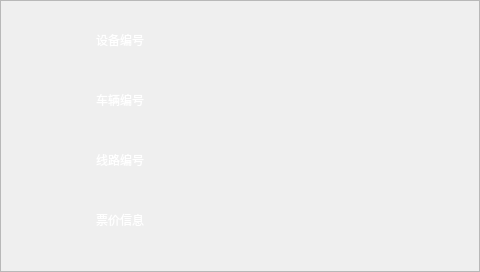
<?xml version="1.0" encoding="UTF-8"?>
<ui version="4.0">
 <class>posparamwidget</class>
 <widget class="QWidget" name="posparamwidget">
  <property name="windowModality">
   <enum>Qt::ApplicationModal</enum>
  </property>
  <property name="geometry">
   <rect>
    <x>0</x>
    <y>0</y>
    <width>480</width>
    <height>272</height>
   </rect>
  </property>
  <property name="cursor">
   <cursorShape>BlankCursor</cursorShape>
  </property>
  <property name="windowTitle">
   <string>posParam</string>
  </property>
  <property name="autoFillBackground">
   <bool>false</bool>
  </property>
  <property name="styleSheet">
   <string notr="true"/>
  </property>
  <widget class="QFrame" name="frame">
   <property name="geometry">
    <rect>
     <x>0</x>
     <y>0</y>
     <width>480</width>
     <height>272</height>
    </rect>
   </property>
   <property name="autoFillBackground">
    <bool>false</bool>
   </property>
   <property name="styleSheet">
    <string notr="true">#frame { 
	border-image: url(:/images/parambk.png);
} 
</string>
   </property>
   <property name="frameShape">
    <enum>QFrame::StyledPanel</enum>
   </property>
   <property name="frameShadow">
    <enum>QFrame::Raised</enum>
   </property>
   <widget class="QLabel" name="labelLineID">
    <property name="geometry">
     <rect>
      <x>30</x>
      <y>80</y>
      <width>180</width>
      <height>40</height>
     </rect>
    </property>
    <property name="cursor">
     <cursorShape>BlankCursor</cursorShape>
    </property>
    <property name="styleSheet">
     <string notr="true">color: rgb(255, 255, 255);
font: 75 30pt &quot;微软雅黑&quot;;</string>
    </property>
    <property name="text">
     <string>车辆编号</string>
    </property>
    <property name="alignment">
     <set>Qt::AlignCenter</set>
    </property>
   </widget>
   <widget class="QLabel" name="labelTicket">
    <property name="geometry">
     <rect>
      <x>30</x>
      <y>200</y>
      <width>180</width>
      <height>40</height>
     </rect>
    </property>
    <property name="cursor">
     <cursorShape>BlankCursor</cursorShape>
    </property>
    <property name="styleSheet">
     <string notr="true">color: rgb(255, 255, 255);
font: 75 30pt &quot;微软雅黑&quot;;</string>
    </property>
    <property name="text">
     <string>票价信息</string>
    </property>
    <property name="alignment">
     <set>Qt::AlignCenter</set>
    </property>
   </widget>
   <widget class="QLabel" name="labelTicket_2">
    <property name="geometry">
     <rect>
      <x>260</x>
      <y>200</y>
      <width>180</width>
      <height>40</height>
     </rect>
    </property>
    <property name="cursor">
     <cursorShape>BlankCursor</cursorShape>
    </property>
    <property name="styleSheet">
     <string notr="true">color: rgb(255, 255, 255);
font: 75 30pt &quot;微软雅黑&quot;;</string>
    </property>
    <property name="text">
     <string/>
    </property>
    <property name="alignment">
     <set>Qt::AlignCenter</set>
    </property>
   </widget>
   <widget class="QLabel" name="labelBusID">
    <property name="geometry">
     <rect>
      <x>30</x>
      <y>140</y>
      <width>180</width>
      <height>40</height>
     </rect>
    </property>
    <property name="cursor">
     <cursorShape>BlankCursor</cursorShape>
    </property>
    <property name="styleSheet">
     <string notr="true">color: rgb(255, 255, 255);
font: 75 30pt &quot;微软雅黑&quot;;</string>
    </property>
    <property name="text">
     <string>线路编号</string>
    </property>
    <property name="alignment">
     <set>Qt::AlignCenter</set>
    </property>
   </widget>
   <widget class="QLabel" name="labelLineID_2">
    <property name="geometry">
     <rect>
      <x>260</x>
      <y>80</y>
      <width>180</width>
      <height>40</height>
     </rect>
    </property>
    <property name="cursor">
     <cursorShape>BlankCursor</cursorShape>
    </property>
    <property name="styleSheet">
     <string notr="true">color: rgb(255, 255, 255);
font: 75 30pt &quot;微软雅黑&quot;;</string>
    </property>
    <property name="text">
     <string/>
    </property>
    <property name="alignment">
     <set>Qt::AlignCenter</set>
    </property>
   </widget>
   <widget class="QLabel" name="labelBusID_2">
    <property name="geometry">
     <rect>
      <x>260</x>
      <y>140</y>
      <width>180</width>
      <height>40</height>
     </rect>
    </property>
    <property name="cursor">
     <cursorShape>BlankCursor</cursorShape>
    </property>
    <property name="styleSheet">
     <string notr="true">color: rgb(255, 255, 255);
font: 75 30pt &quot;微软雅黑&quot;;</string>
    </property>
    <property name="text">
     <string/>
    </property>
    <property name="alignment">
     <set>Qt::AlignCenter</set>
    </property>
   </widget>
   <widget class="QLabel" name="labelPosID">
    <property name="geometry">
     <rect>
      <x>30</x>
      <y>20</y>
      <width>180</width>
      <height>40</height>
     </rect>
    </property>
    <property name="cursor">
     <cursorShape>BlankCursor</cursorShape>
    </property>
    <property name="styleSheet">
     <string notr="true">color: rgb(255, 255, 255);
font: 75 30pt &quot;微软雅黑&quot;;</string>
    </property>
    <property name="text">
     <string>设备编号</string>
    </property>
    <property name="alignment">
     <set>Qt::AlignCenter</set>
    </property>
   </widget>
   <widget class="QLabel" name="labelPosID_2">
    <property name="geometry">
     <rect>
      <x>260</x>
      <y>20</y>
      <width>180</width>
      <height>40</height>
     </rect>
    </property>
    <property name="cursor">
     <cursorShape>BlankCursor</cursorShape>
    </property>
    <property name="styleSheet">
     <string notr="true">color: rgb(255, 255, 255);
font: 75 30pt &quot;微软雅黑&quot;;</string>
    </property>
    <property name="text">
     <string/>
    </property>
    <property name="alignment">
     <set>Qt::AlignCenter</set>
    </property>
   </widget>
  </widget>
 </widget>
 <resources/>
 <connections/>
</ui>
